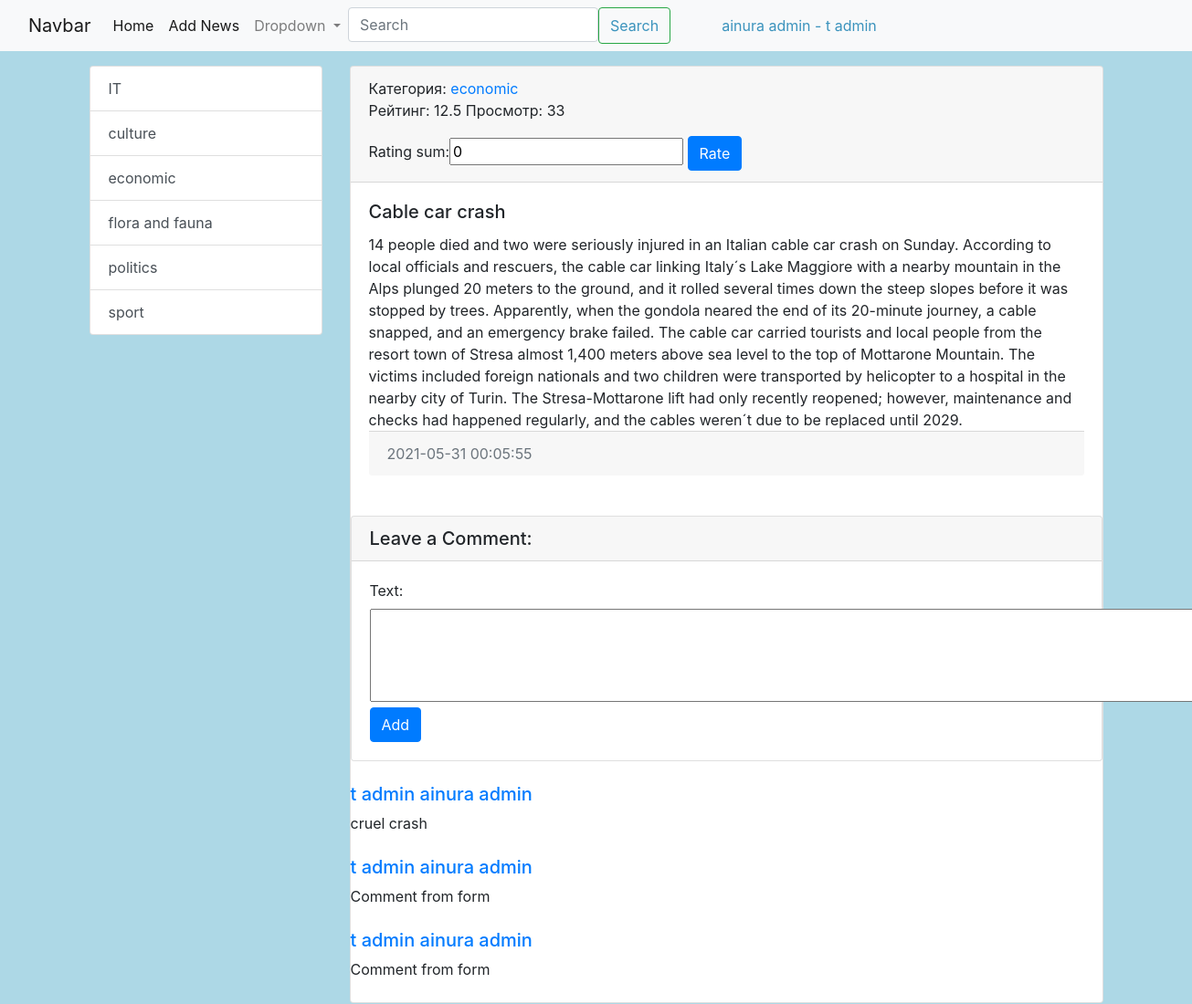
/view_news/1/ (signed in), run on the app's committed database.
### news/models.py (models this page shows, shortened)
class Category(models.Model):
    title = models.CharField(max_length=150, db_index=True, verbose_name='Категория')
    def __str__(self):
        return f'{self.title}'
    class Meta:
        verbose_name = 'Категория'
        verbose_name_plural = 'Категории'
        ordering = ['title']

class News(models.Model):
    title = models.CharField(max_length=200)
    owner = models.ForeignKey(User, on_delete=models.CASCADE)
    content = models.TextField()
    pub_date = models.DateTimeField(auto_now_add=True)
    category = models.ForeignKey(Category, on_delete=models.PROTECT, null=True)
    views_quantity = models.IntegerField(default=0)
    rating_sum = models.IntegerField(default=0)
    class Meta:
        verbose_name = 'Новость'
        verbose_name_plural = 'Новости'

class Comment(models.Model):
    owner = models.ForeignKey(User, on_delete=models.CASCADE)
    news = models.ForeignKey(News, on_delete=models.CASCADE)
    text = models.TextField()

### news/views.py (the view)
# urls.py: path('view_news/<int:news_id>/', views.view_news, name='view_news'),
def view_news(request, news_id):
    if not request.user.is_authenticated:
        return HttpResponseRedirect('/login')
    rate = 0
    news_item = get_object_or_404(News, pk=news_id)
    news_item.views_quantity += 1
    news_item.save()
    if request.method == 'POST':
        form = CommentForm(request.POST)
        if form.is_valid():
            instance = Comment()
            instance.owner = request.user
            instance.news = news_item
            instance.text = form.cleaned_data['text']
            instance.save()
    else:
        r = Rating.objects.filter(news=news_id).count()
        if r > 0:
            rate = news_item.rating_sum / r
    comment_form = CommentForm
    rating_form = RatingForm
    comments = Comment.objects.filter(news=news_id)
    context = {
        'news_item': news_item,
        'form': comment_form,
        'rating_form': rating_form,
        'comments': comments,
        'rate': rate,
    }
    return render(request, 'news/view_news.html', context)

### news/templatetags/news_tags.py (called while the page is built)
@register.simple_tag(name='get_category_list')
def get_categories():
    return Category.objects.all()

### news/templates/news/view_news.html (shortened to what this page needs)
{%  extends "news/base.html" %}
{% block sidebar %}
      {% include 'news/inc/_sidebar.html' %}
{% endblock %}
{% block content %}
      <div class="card mb-3">
        <div class="card-header">
          Категория: <a href="{% url 'view_by_category' news_item.category.pk %}"> {{ news_item.category }} </a>
            <p> Рейтинг: {{ rate }} Просмотр: {{news_item.views_quantity}}</p>
            <form method="post" action="/rate_news/{{news_item.id}}" >
                {{ rating_form }}
                <button class="btn btn-primary" type="submit">Rate</button>
            </form>
        </div>
        <div class="card-body">
            <div class="media">
                <div class="media-body">
                    <h5 class="card-title" >{{news_item.title}}</h5>
                    <p class="card-text" >{{news_item.content}} </p>
                </div>
            </div>
        <div class="card-footer text-muted ">
          {{ news_item.pub_date|date:"Y-m-d H:m:s" }}
        </div>
        </div>
        <div class="card my-4">
            <h5 class="card-header">Leave a Comment:</h5>
            <div class="card-body">
                <form method="post">
                    {{ form }}
                    <button class="btn btn-primary" type="submit">Add</button>
                </form>
            </div>
        </div>
            {% for comment in comments %}
                <div class="media mb-4">
                    <div class="media-body">
                        <h5 class="mt-0"><a href="/user/{{comment.owner.id}}"> {{ comment.owner.last_name }} {{ comment.owner.first_name }} </a></h5>
                        {{ comment.text }}
                    </div>
                </div>
            {% endfor %}
      </div>
{% endblock %}

### news/templates/news/inc/_nav.html (shortened to what this page needs)
<nav class="navbar navbar-expand-lg navbar-light bg-light">
  <div class="container-fluid">
    <a class="navbar-brand" href="{% url 'index' %}">Navbar</a>
    <div class="collapse navbar-collapse" id="navbarSupportedContent">
      <ul class="navbar-nav me-auto mb-2 mb-lg-0">
        <li class="nav-item">
          <a class="nav-link active" aria-current="page" href="{% url 'index' %}">Home</a>
        </li>
        <li class="nav-item">
          <a class="nav-link active" class="nav-link" href="{% url 'add_news' %}">Add News</a>
        </li>
        <li class="nav-item dropdown">
          <a class="nav-link dropdown-toggle" href="#" id="navbarDropdown" role="button" data-bs-toggle="dropdown" aria-expanded="false">
            Dropdown
          </a>
        </li>
      <form method = "get" class="d-flex" style="color:#3b93bd" action="{% url 'search' %}">
        <input class="form-control me-2" name="query"   type="search" placeholder="Search" aria-label="Search" >
        <button class="btn btn-outline-success" style="color:#3b93bd" type="submit" >Search</button>
      </form>
      {% if user.is_authenticated %}
        <ul class="nav ml-5">
            <li class="nav-link active"><a href="{% url 'user' user.id %}"  style="color:#3b93bd" >
              {{ request.user.first_name }} - {{ request.user.last_name }} </a></li>
        </ul>
      {% endif %}
    </div>
  </div>
</nav>

### news/templates/news/inc/_sidebar.html
{% load news_tags %}
<div class="list-group">
  {%  get_category_list as categories %}
  {% for item in categories %}
  <a href="{% url 'view_by_category' item.pk %}" class="list-group-item list-group-item-action">{{item.title}}</a>
  {% endfor %}
</div>

### news/static/css/style.css (style rules this page uses)
body { background-color: #ADD8E6; }

### data on the page
Category: title "IT"
Category: title "culture"
Category: title "economic"
Category: title "flora and fauna"
Category: title "politics"
Category: title "sport"
News: category "economic", views_quantity "33", title "Cable car crash", content "14 people died and two were seriously injured in an Italian cable car crash on Sunday. According to local officials and rescuers, the cable car linking Italy´s Lake Maggiore with a nearby mountain in the Alps plunged 20 meters to the ground, and it rolled several times down the steep slopes before it was stopped by trees. Apparently, when the gondola neared the end of its 20-minute journey, a cable snapped, and an emergency brake failed. The cable car carried tourists and local people from the resort town of Stresa almost 1,400 meters above sea level to the top of Mottarone Mountain. The victims included foreign nationals and two children were transported by helicopter to a hospital in the…", pub_date "2021-05-31 00:05:55"
Comment: owner.last_name "t admin", owner.first_name "ainura admin", text "cruel crash"
Comment: owner.last_name "t admin", owner.first_name "ainura admin", text "Comment from form"
Comment: owner.last_name "t admin", owner.first_name "ainura admin", text "Comment from form"

### other printed values
{{ request.user.first_name }} "ainura admin"
{{ request.user.last_name }} "t admin"
{{ rate }} "12.5"
